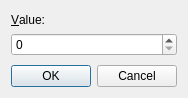
<?xml version="1.0" encoding="UTF-8"?>
<ui version="4.0">
 <class>EditRegisterDialog</class>
 <widget class="QDialog" name="EditRegisterDialog">
  <property name="geometry">
   <rect>
    <x>0</x>
    <y>0</y>
    <width>174</width>
    <height>98</height>
   </rect>
  </property>
  <layout class="QVBoxLayout" name="verticalLayout">
   <item>
    <spacer name="topSpacer">
     <property name="orientation">
      <enum>Qt::Vertical</enum>
     </property>
     <property name="sizeHint" stdset="0">
      <size>
       <width>20</width>
       <height>40</height>
      </size>
     </property>
    </spacer>
   </item>
   <item>
    <widget class="QLabel" name="label">
     <property name="text">
      <string>&amp;Value:</string>
     </property>
     <property name="buddy">
      <cstring>spinBox</cstring>
     </property>
    </widget>
   </item>
   <item>
    <widget class="QSpinBox" name="spinBox"/>
   </item>
   <item>
    <spacer name="bottomSpacer">
     <property name="orientation">
      <enum>Qt::Vertical</enum>
     </property>
     <property name="sizeHint" stdset="0">
      <size>
       <width>20</width>
       <height>40</height>
      </size>
     </property>
    </spacer>
   </item>
   <item>
    <widget class="QDialogButtonBox" name="buttonBox">
     <property name="orientation">
      <enum>Qt::Horizontal</enum>
     </property>
     <property name="standardButtons">
      <set>QDialogButtonBox::Cancel|QDialogButtonBox::Ok</set>
     </property>
     <property name="centerButtons">
      <bool>true</bool>
     </property>
    </widget>
   </item>
  </layout>
 </widget>
 <resources/>
 <connections>
  <connection>
   <sender>buttonBox</sender>
   <signal>accepted()</signal>
   <receiver>EditRegisterDialog</receiver>
   <slot>accept()</slot>
   <hints>
    <hint type="sourcelabel">
     <x>248</x>
     <y>254</y>
    </hint>
    <hint type="destinationlabel">
     <x>157</x>
     <y>274</y>
    </hint>
   </hints>
  </connection>
  <connection>
   <sender>buttonBox</sender>
   <signal>rejected()</signal>
   <receiver>EditRegisterDialog</receiver>
   <slot>reject()</slot>
   <hints>
    <hint type="sourcelabel">
     <x>316</x>
     <y>260</y>
    </hint>
    <hint type="destinationlabel">
     <x>286</x>
     <y>274</y>
    </hint>
   </hints>
  </connection>
 </connections>
</ui>
